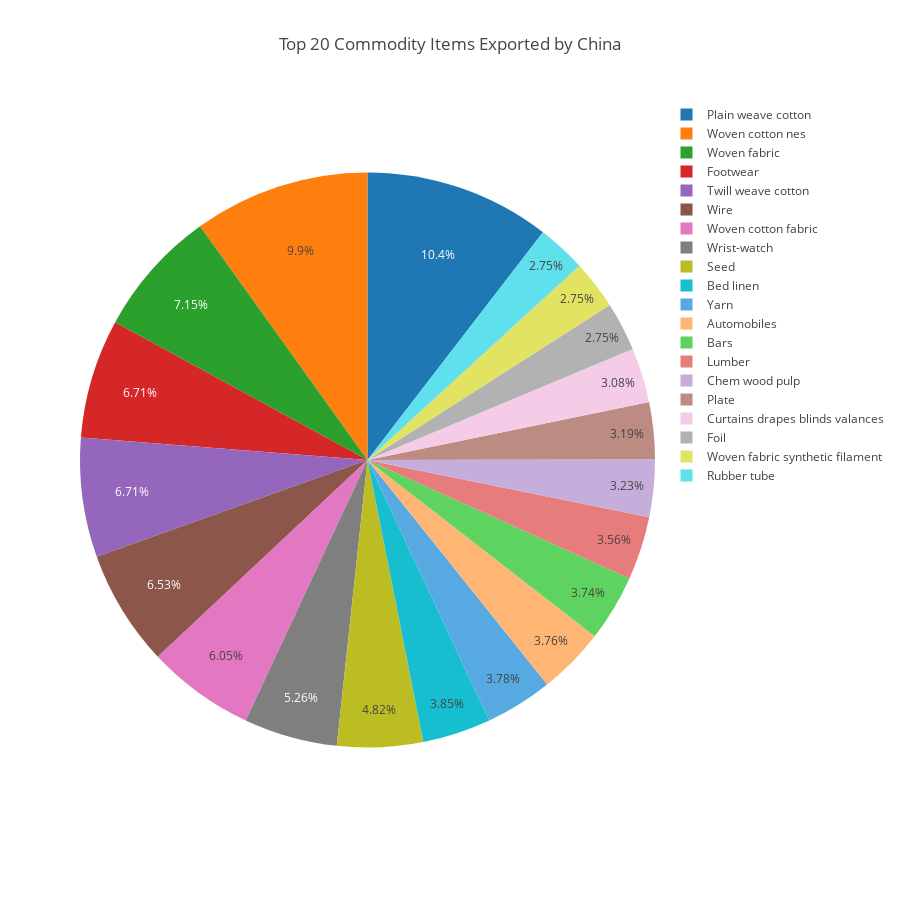

Notebook source saved alongside this figure:
### Markdown cell above
### If China has had a phenomenal graph, like shown above, let us find out what are the top commodities China trades

### Code cell
df_china_export=df_china.ix[df_china['flow']=="Export"]
df_china_commodity=pd.concat([df_china_export['commodity'].str.split(', ', expand=True)], axis=1)
temp_series = df_china_commodity[0].value_counts().head(20)
labels = (np.array(temp_series.index))
sizes = (np.array((temp_series / temp_series.sum())*100))

trace = go.Pie(labels=labels, values=sizes)
layout = go.Layout(
    title='Top 20 Commodity Items Exported by China',
    width=900,
    height=900,
)
data = [trace]
fig = go.Figure(data=data, layout=layout)
offline.iplot(fig, filename="Commodity")

### Figure 1 — Plotly figure (JSON) as saved in the notebook; plotly's stock layout.template omitted (floating-point values rounded to 4 significant figures)
{"data": [{"labels": ["Plain weave cotton", "Woven cotton nes", "Woven fabric", "Footwear", "Twill weave cotton", "Wire", "Woven cotton fabric", "Wrist-watch", "Seed", "Bed linen", "Yarn", "Automobiles", "Bars", "Lumber", "Chem wood pulp", "Plate", "Curtains drapes blinds valances", "Foil", "Woven fabric synthetic filament", "Rubber tube"], "type": "pie", "uid": "9a29a8a2-9b85-11e8-91d3-cc35ee620b82", "values": [10.45, 9.897, 7.148, 6.708, 6.708, 6.532, 6.048, 5.256, 4.816, 3.849, 3.783, 3.761, 3.739, 3.563, 3.233, 3.189, 3.079, 2.749, 2.749, 2.749]}], "layout": {"height": 900, "title": "Top 20 Commodity Items Exported by China", "width": 900}}
